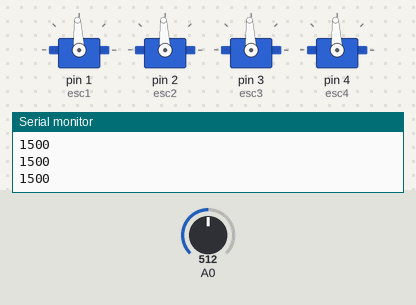
This sketch was run on a simulated Arduino Uno, built with avr-gcc and run on an emulated ATmega328P. On the bench: 4 × servo, the last lines printed to the serial monitor. The inputs (shaded band) are chosen by the test bench; at power-on: A0 = 512.

Above: at 1.2 s.
1.3 s: A0 set to 716
At 1.9 s:
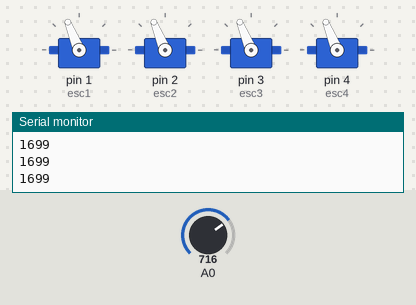
2.8 s: A0 set to 900
At 3.2 s:
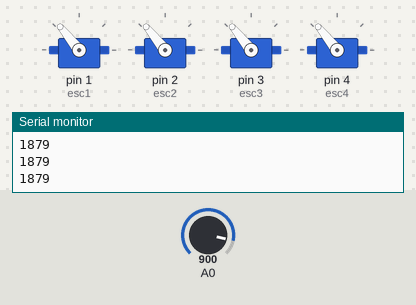
4.3 s: A0 set to 1023
At 5.5 s:
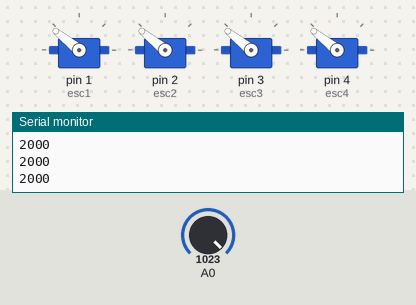
5.8 s: A0 set to 306
At 6.7 s:
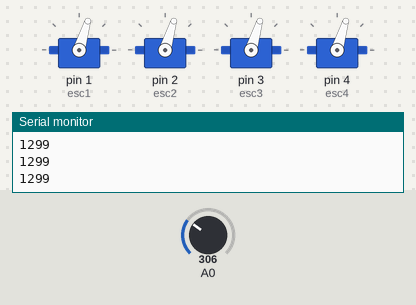
7.3 s: A0 set to 122
At 7.8 s:
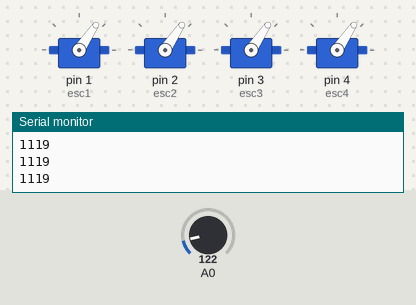
8.8 s: A0 set to 511
At 10.0 s:
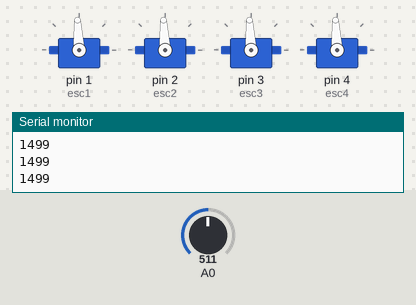
Timing chart, 0 to 11.3 s (numbered marks = the images above; inputs shaded):
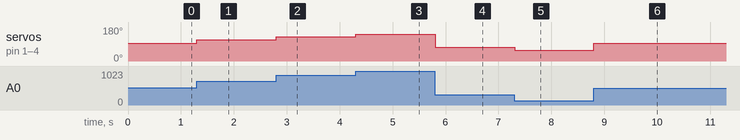

The sketch:

Calibrate.ino
```cpp
#include <Servo.h>//
Servo esc1;
Servo esc2;
Servo esc3;
Servo esc4;
void setup()
{
  esc1.attach(1); //Specify the esc signal pin,Here as D8
  esc1.writeMicroseconds(1000); //initialize the signal to 1000
  esc2.attach(2); //Specify the esc signal pin,Here as D8
  esc2.writeMicroseconds(1000); //initialize the signal to 1000
  esc3.attach(3); //Specify the esc signal pin,Here as D8
  esc3.writeMicroseconds(1000); //initialize the signal to 1000
  esc4.attach(4); //Specify the esc signal pin,Here as D8
  esc4.writeMicroseconds(1000); //initialize the signal to 1000
  Serial.begin(9600);
}
void loop()
{
  int val; //Creating a variable val
  val= analogRead(A0);
  val= map(val, 0, 1023,1000,2000); //Since ESCs take 1000us to 2000us, but potentiometer inputs are 0 to 1023, need to map
  esc1.writeMicroseconds(val); //using val as the signal to esc
  esc2.writeMicroseconds(val);
  esc3.writeMicroseconds(val);
  esc4.writeMicroseconds(val);
  Serial.println(val);
}
```

Measured:
- after the input at 1.3 s, servo on pin 1 (esc1), servo on pin 2 (esc2), servo on pin 3 (esc3), servo on pin 4 (esc4): 93° → 112° at once
- after the input at 2.8 s, servo on pin 1 (esc1), servo on pin 2 (esc2), servo on pin 3 (esc3), servo on pin 4 (esc4): 112° → 129° at once
- after the input at 4.3 s, servo on pin 1 (esc1), servo on pin 2 (esc2), servo on pin 3 (esc3), servo on pin 4 (esc4): 129° → 141° at once
- after the input at 5.8 s, servo on pin 1 (esc1), servo on pin 2 (esc2), servo on pin 3 (esc3), servo on pin 4 (esc4): 141° → 73° at once
- after the input at 7.3 s, servo on pin 1 (esc1), servo on pin 2 (esc2), servo on pin 3 (esc3), servo on pin 4 (esc4): 73° → 56° at once
- after the input at 8.8 s, servo on pin 1 (esc1), servo on pin 2 (esc2), servo on pin 3 (esc3), servo on pin 4 (esc4): 56° → 93° at once
